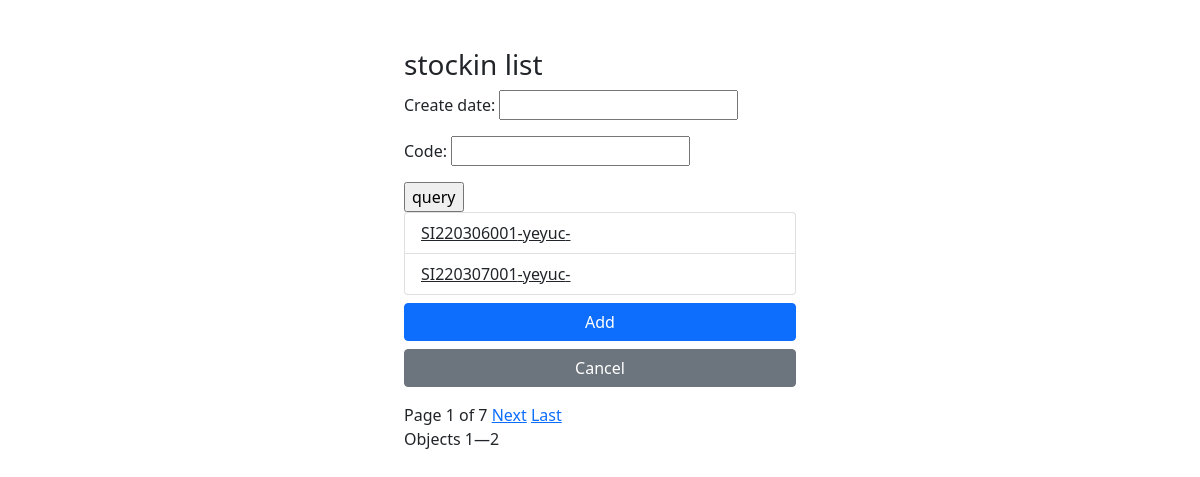
Page /stock/in/list_f/ on the committed database.
### stockin/models.py (models this page shows, shortened)
class StockinBasic(models.Model):
    code = models.CharField(unique=True, max_length=11, null=True, blank=True)
    create_date = models.DateTimeField(auto_now_add=True)
    operator = models.ForeignKey(settings.AUTH_USER_MODEL, on_delete=models.PROTECT)
    vendor =models.CharField(max_length=50, null=True, blank=True)
    memo = models.TextField(max_length=200)
    confirmed = models.BooleanField(default=False)
    def get_absolute_url(self):
        return reverse("stock:stockin-info", kwargs={"pk": self.id})

### stockin/views.py (the view)
# urls.py: path('in/list_f/', StockinFilterListView.as_view(), name='stockin-list_f'),
class StockinFilterListView(FilteredListView):
    queryset = StockinBasic.objects.all()
    filterset_class = StockinFilterSet
    paginate_by = 2
    template_name = 'stockin_list_filtered.html'

### stockin/templatetags/my_tags.py (called while the page is built)
@register.simple_tag(takes_context=True)
def param_replace(context, **kwargs):
    d = context['request'].GET.copy()
    for k, v in kwargs.items():
        d[k] = v
    for k in [k for k, v in d.items() if not v]:
        del d[k]
    return d.urlencode()

### stockin/views.py (called while the page is built)
    def get_queryset(self):
        queryset = super().get_queryset()
        self.filterset = self.filterset_class(self.request.GET, queryset=queryset)
        return self.filterset.qs.distinct()

    def get_context_data(self, **kwargs):
        context = super().get_context_data(**kwargs)
        context['filterset'] = self.filterset
        return context

### stockin/templates/stockin_list_filtered.html (shortened to what this page needs)
{% extends 'base.html' %}
{% block content %}
<h1 class="h3">stockin list</h1>
    <form method="get">
        {{ filterset.form.as_p }}
        <input type="submit" value="query"/>
    </form>
    {% if object_list %}
    <ul class="list-group">
      {% for object in object_list %}
        <li class="list-group-item">
          <a class="text-reset" href="{{ object.get_absolute_url }}">{{ object.code }}-{{ object.operator }}-{{ object.created_date }}</a>
        </li>
      {% endfor %}
    </ul>
  {% else %}
    <p>There are no stockin to display.</p>
  {% endif %}
    <p class="pt-2">
      <a href="{% url 'stock:stockin-create' %}" role="button" class="btn btn-primary w-100 mb-2">Add</a>
      <a href="{% url 'stock:stockin-home' %}" role="button" class="btn btn-secondary w-100">Cancel</a>
    </p>
{% load my_tags %}
{% if is_paginated %}
  Page {{ page_obj.number }} of {{ paginator.num_pages }}
  {% if page_obj.has_next %}
    {% if page_obj.next_page_number != paginator.num_pages %}
      <a href="?{% param_replace page=page_obj.next_page_number %}">Next</a>
    {% endif %}
    <a href="?{% param_replace page=paginator.num_pages %}">Last</a>
  {% endif %}
  <p>Objects {{ page_obj.start_index }}—{{ page_obj.end_index }}</p>
{% endif %}
{% endblock content %}

### rows in the picture
StockinBasic: code "SI220306001", operator "yeyuc"
StockinBasic: code "SI220307001", operator "yeyuc"

### other values in the picture
{{ page_obj.number }} "1"
{{ paginator.num_pages }} "7"
{{ page_obj.start_index }} "1"
{{ page_obj.end_index }} "2"
